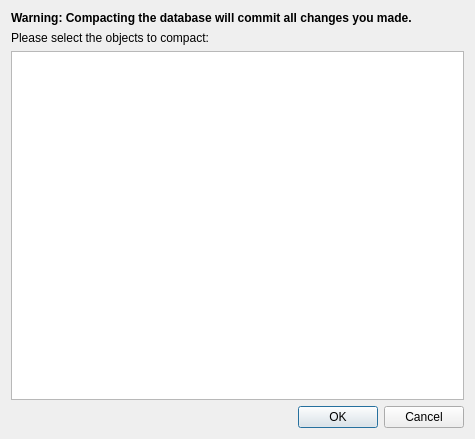
<?xml version="1.0" encoding="UTF-8"?>
<ui version="4.0">
 <class>VacuumDialog</class>
 <widget class="QDialog" name="VacuumDialog">
  <property name="geometry">
   <rect>
    <x>0</x>
    <y>0</y>
    <width>475</width>
    <height>439</height>
   </rect>
  </property>
  <property name="windowTitle">
   <string>Compact Database</string>
  </property>
  <layout class="QVBoxLayout" name="verticalLayout">
   <item>
    <widget class="QLabel" name="labelSavepointWarning">
     <property name="font">
      <font>
       <weight>75</weight>
       <bold>true</bold>
      </font>
     </property>
     <property name="text">
      <string>Warning: Compacting the database will commit all changes you made.</string>
     </property>
     <property name="wordWrap">
      <bool>true</bool>
     </property>
     <property name="margin">
      <number>5</number>
     </property>
    </widget>
   </item>
   <item>
    <widget class="QLabel" name="label">
     <property name="text">
      <string>Please select the objects to compact:</string>
     </property>
     <property name="buddy">
      <cstring>treeSelectedObjects</cstring>
     </property>
    </widget>
   </item>
   <item>
    <widget class="QTreeWidget" name="treeSelectedObjects">
     <property name="editTriggers">
      <set>QAbstractItemView::NoEditTriggers</set>
     </property>
     <property name="showDropIndicator" stdset="0">
      <bool>false</bool>
     </property>
     <property name="selectionMode">
      <enum>QAbstractItemView::ExtendedSelection</enum>
     </property>
     <property name="rootIsDecorated">
      <bool>false</bool>
     </property>
     <property name="itemsExpandable">
      <bool>false</bool>
     </property>
     <property name="expandsOnDoubleClick">
      <bool>false</bool>
     </property>
     <attribute name="headerVisible">
      <bool>false</bool>
     </attribute>
     <column>
      <property name="text">
       <string notr="true">1</string>
      </property>
     </column>
    </widget>
   </item>
   <item>
    <widget class="QDialogButtonBox" name="buttonBox">
     <property name="orientation">
      <enum>Qt::Horizontal</enum>
     </property>
     <property name="standardButtons">
      <set>QDialogButtonBox::Cancel|QDialogButtonBox::Ok</set>
     </property>
    </widget>
   </item>
  </layout>
 </widget>
 <tabstops>
  <tabstop>treeSelectedObjects</tabstop>
  <tabstop>buttonBox</tabstop>
 </tabstops>
 <resources/>
 <connections>
  <connection>
   <sender>buttonBox</sender>
   <signal>accepted()</signal>
   <receiver>VacuumDialog</receiver>
   <slot>accept()</slot>
   <hints>
    <hint type="sourcelabel">
     <x>222</x>
     <y>374</y>
    </hint>
    <hint type="destinationlabel">
     <x>157</x>
     <y>274</y>
    </hint>
   </hints>
  </connection>
  <connection>
   <sender>buttonBox</sender>
   <signal>rejected()</signal>
   <receiver>VacuumDialog</receiver>
   <slot>reject()</slot>
   <hints>
    <hint type="sourcelabel">
     <x>290</x>
     <y>380</y>
    </hint>
    <hint type="destinationlabel">
     <x>286</x>
     <y>274</y>
    </hint>
   </hints>
  </connection>
 </connections>
</ui>
